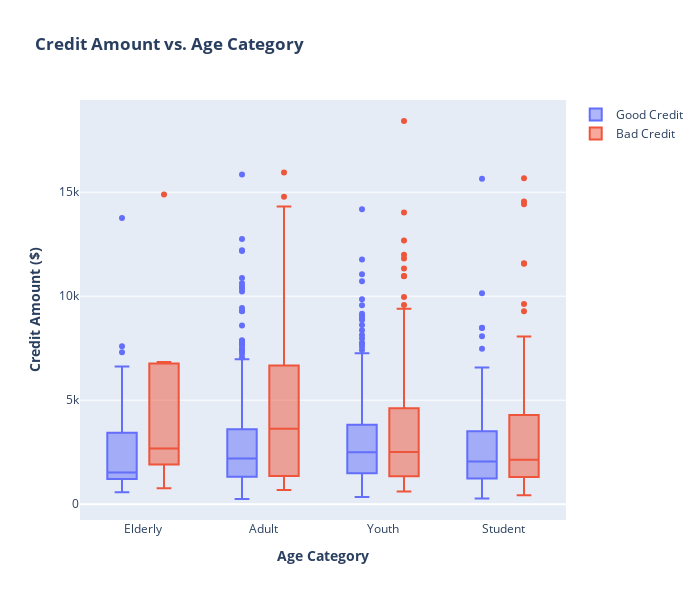

The code cell stored with this chart in its notebook:
### Code cell
trace1 = go.Box(
    x=good_cred['age_category'],
    y=good_cred['credit_amount'],
    name='Good Credit',
)

trace2 = go.Box(
    x=bad_cred['age_category'],
    y=bad_cred['credit_amount'],
    name='Bad Credit'
)
data = [trace1, trace2]

layout = go.Layout(
    boxmode='group',
    xaxis={'title': '<b>Age Category</b>'},
    yaxis={'title': '<b>Credit Amount ($)</b>'},
    title='<b>Credit Amount vs. Age Category</b>',
    width=700, height=600
)

fig = go.Figure(data=data, layout=layout)
fig.show()

### Figure 1 — Plotly figure (JSON) as saved in the notebook; plotly's stock layout.template omitted (floating-point values rounded to 4 significant figures; data arrays with more than 128 entries replaced by an {"elided": "..."} marker saying what was removed)
{"data": [{"name": "Good Credit", "type": "box", "x": {"elided": "700 str values"}, "y": {"elided": "700 int values"}}, {"name": "Bad Credit", "type": "box", "x": {"elided": "300 str values"}, "y": {"elided": "300 int values"}}], "layout": {"boxmode": "group", "height": 600, "title": {"text": "<b>Credit Amount vs. Age Category</b>"}, "width": 700, "xaxis": {"title": {"text": "<b>Age Category</b>"}}, "yaxis": {"title": {"text": "<b>Credit Amount ($)</b>"}}}}
